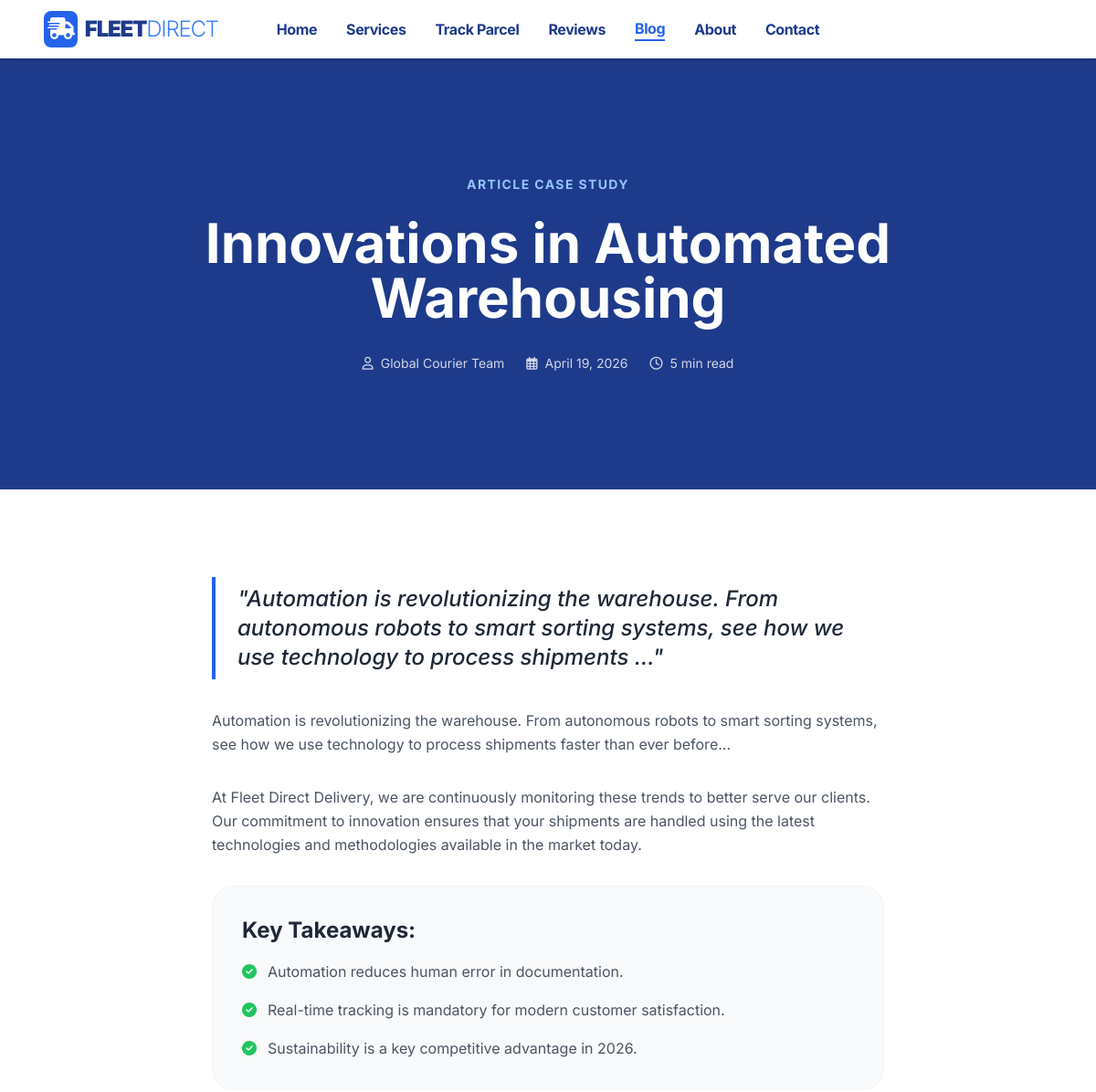
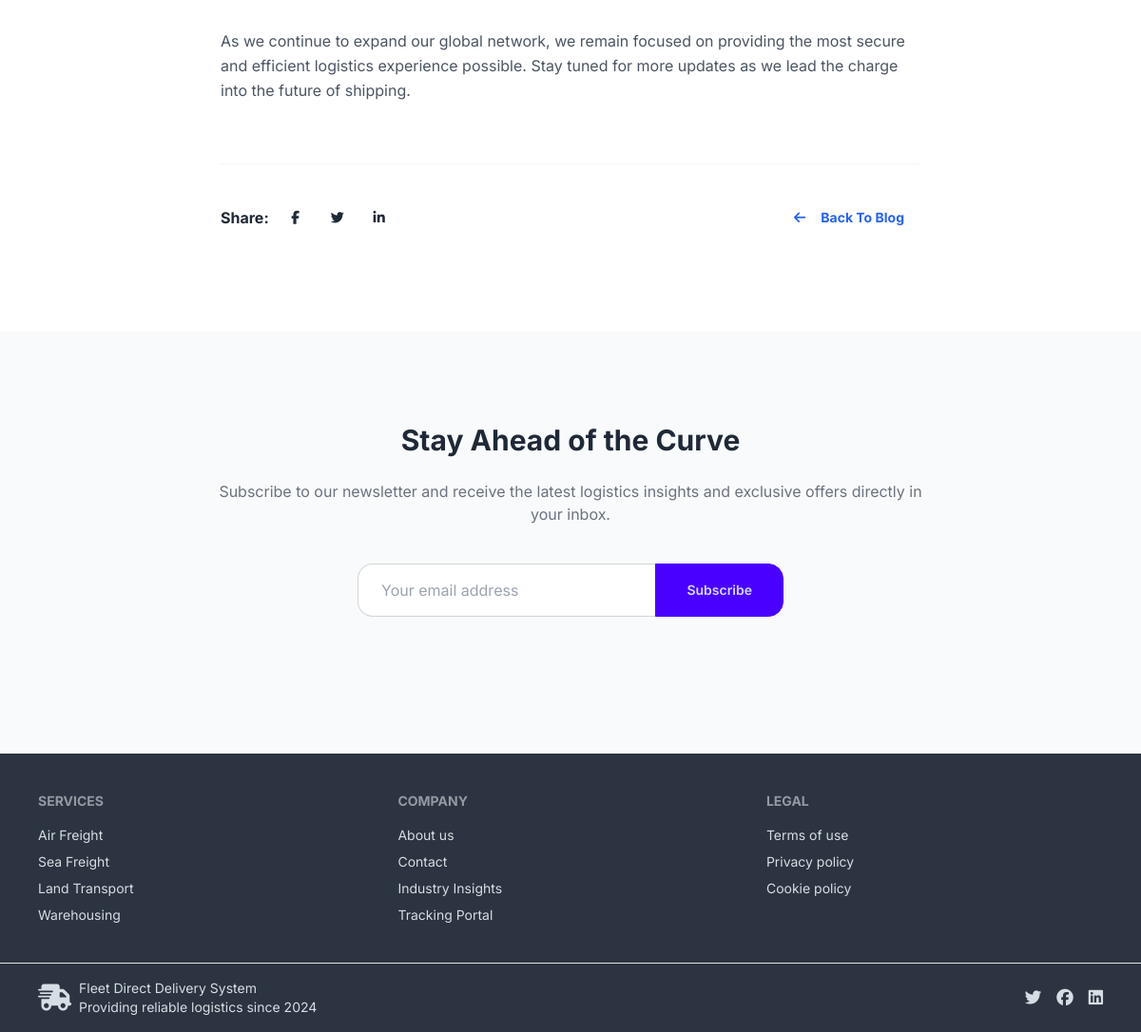
The page /blog/innovations-in-automated-warehousing/ on the database its author committed (2 pictures, top to bottom).
### core/models.py (models this page shows, shortened)
class BlogPost(models.Model):
    title = models.CharField(max_length=255)
    slug = models.SlugField(unique=True)
    author = models.CharField(max_length=100, default="Admin")
    content = models.TextField()
    image = models.ImageField(upload_to='blog/', blank=True, null=True)
    created_at = models.DateTimeField(auto_now_add=True)
    updated_at = models.DateTimeField(auto_now=True)
    class Meta:
        ordering = ['-created_at']

### core/views.py (the view)
# urls.py: path('blog/<slug:slug>/', views.blog_detail, name='blog_detail'),
def blog_detail(request, slug):
    post = get_object_or_404(BlogPost, slug=slug)
    return render(request, 'core/blog_detail.html', {'post': post})

### templates/core/blog_detail.html (shortened to what this page needs)
{% extends 'base.html' %}
{% block content %}
<article class="bg-white">
    <div class="bg-blue-900 py-32 text-center text-white px-4">
        <div class="container mx-auto max-w-4xl">
            <div class="text-blue-300 font-bold uppercase tracking-widest text-sm mb-6">Article Case Study</div>
            <h1 class="text-4xl md:text-6xl font-bold mb-8 leading-tight">{{ post.title }}</h1>
            <div class="flex items-center justify-center gap-6 text-sm opacity-80">
                <span class="flex items-center gap-2"><i class="far fa-user"></i> {{ post.author }}</span>
                <span class="flex items-center gap-2"><i class="far fa-calendar-alt"></i> {{ post.created_at|date:"F d, Y" }}</span>
                <span class="flex items-center gap-2"><i class="far fa-clock"></i> 5 min read</span>
            </div>
        </div>
    </div>
    <div class="container mx-auto max-w-3xl px-4 py-24">
        <div class="prose prose-lg max-w-none text-gray-600 leading-relaxed space-y-8">
            <p class="text-2xl text-gray-800 font-medium italic border-l-4 border-blue-600 pl-6 py-2">
                "{{ post.content|truncatewords:20 }}"
            </p>
            <p>{{ post.content }}</p>
            <p>At Fleet Direct Delivery, we are continuously monitoring these trends to better serve our clients. Our
                commitment to innovation ensures that your shipments are handled using the latest technologies and
                methodologies available in the market today.</p>
            <div class="bg-gray-50 p-8 rounded-3xl border border-gray-100 my-12">
                <h3 class="text-2xl font-bold text-gray-800 mb-4">Key Takeaways:</h3>
                <ul class="space-y-4">
                    <li class="flex items-center gap-3"><i class="fas fa-check-circle text-green-500"></i> Automation
                        reduces human error in documentation.</li>
                    <li class="flex items-center gap-3"><i class="fas fa-check-circle text-green-500"></i> Real-time
                        tracking is mandatory for modern customer satisfaction.</li>
                    <li class="flex items-center gap-3"><i class="fas fa-check-circle text-green-500"></i>
                        Sustainability is a key competitive advantage in 2026.</li>
                </ul>
            </div>
            <p>As we continue to expand our global network, we remain focused on providing the most secure and efficient
                logistics experience possible. Stay tuned for more updates as we lead the charge into the future of
                shipping.</p>
        </div>
        <div class="mt-16 pt-8 border-t border-gray-100 flex flex-col md:flex-row justify-between items-center gap-6">
            <div class="flex items-center gap-3">
                <span class="font-bold text-gray-800">Share:</span>
                <a href="#" class="btn btn-sm btn-circle btn-ghost"><i class="fab fa-facebook-f"></i></a>
                <a href="#" class="btn btn-sm btn-circle btn-ghost"><i class="fab fa-twitter"></i></a>
                <a href="#" class="btn btn-sm btn-circle btn-ghost"><i class="fab fa-linkedin-in"></i></a>
            </div>
            <a href="{% url 'blog_list' %}" class="btn btn-ghost text-blue-600 capitalize font-bold"><i
                    class="fas fa-arrow-left mr-2"></i> Back to Blog</a>
        </div>
    </div>
</article>
<section class="py-24 bg-gray-50 px-4">
    <div class="container mx-auto text-center max-w-3xl">
        <h2 class="text-3xl font-bold text-gray-800 mb-6">Stay Ahead of the Curve</h2>
        <p class="text-gray-500 mb-10">Subscribe to our newsletter and receive the latest logistics insights and
            exclusive offers directly in your inbox.</p>
        <div class="join w-full max-w-md">
            <input class="input input-bordered join-item flex-grow h-14 rounded-l-2xl px-6"
                placeholder="Your email address" />
            <button class="btn btn-primary join-item h-14 rounded-r-2xl px-8">Subscribe</button>
        </div>
    </div>
</section>
{% endblock %}

### templates/base.html (style rules this page uses)
body { font-family: 'Inter', sans-serif; }

### rows shown on the page
BlogPost: title "Innovations in Automated Warehousing", author "Global Courier Team", created_at "April 19, 2026", content "Automation is revolutionizing the warehouse. From autonomous robots to smart sorting systems, see how we use technology to process shipments …", content "Automation is revolutionizing the warehouse. From autonomous robots to smart sorting systems, see how we use technology to process shipments faster than ever before..."
